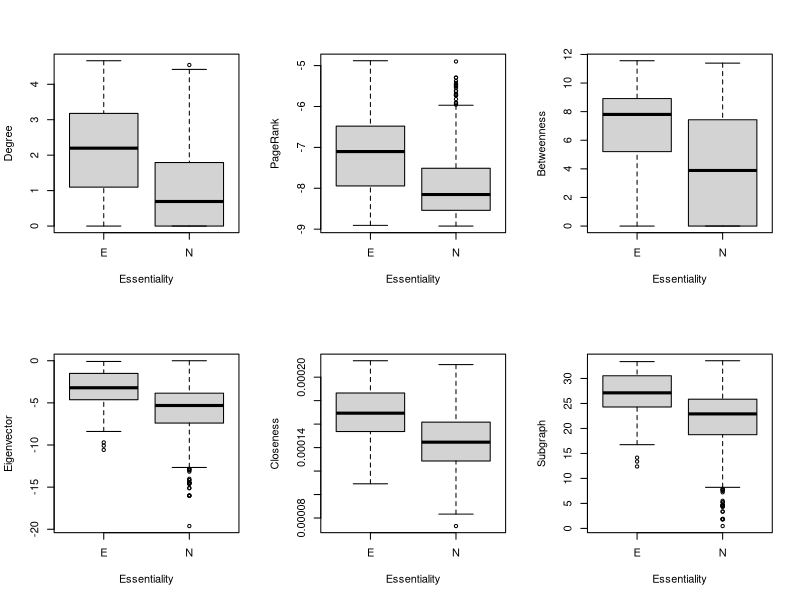
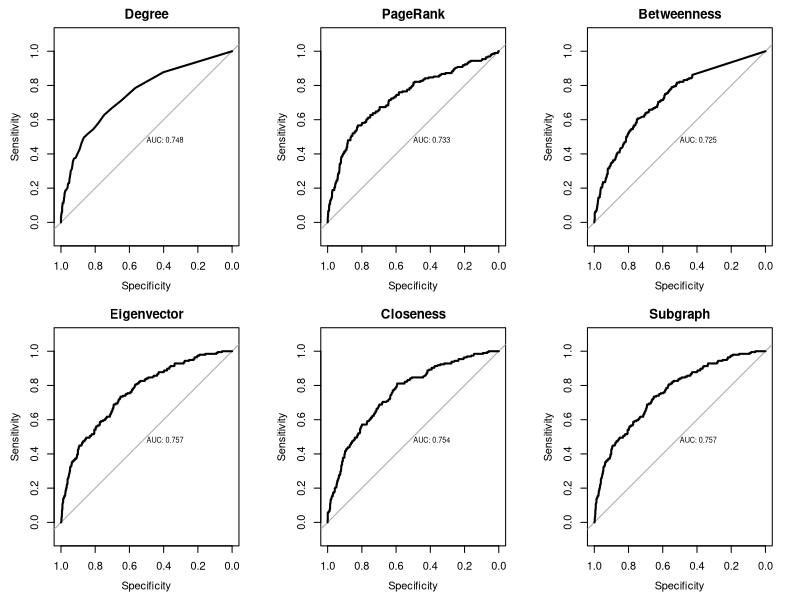

R code for these plots, in order:
## ---- chunk 1
library(igraph)
## ---- chunk 2
# エッジリストの読み込み
d <- read.table("../data/ecoli_ppi_Hu_etal_2009.txt")
# グラフオブジェクトの作成
g <- simplify(graph.data.frame(d,directed=F),remove.multiple=T,remove.loops=T)

# 最大連結成分の取得
cls <- clusters(g,"weak")
g <- delete.vertices(g,subset(V(g),cls$membership!=which(cls$csize==max(cls$csize))[[1]]))
## ---- chunk 3
# 次数中心性（degree centrality）
degree <- degree(g)
# 固有ベクトル中心性（eigenvector centraliry）
eigen <- evcent(g)$vector
# PageRank
page <- page.rank(g)$vector
# 近接中心性（closeness centrality）
closen <- closeness(g)
# 媒介中心性（betweenness centrality）
between <- betweenness(g)
# サブグラフ中心性（subgraph centrality）
subgraph <- subgraph.centrality(g)
## ---- chunk 4
# データフレームにまとめる
nprop <- data.frame(V(g)$name,degree,eigen,page,closen,between,subgraph)
names(nprop)[[1]] <- "gene"
## ---- chunk 5
ess <- read.table("../data/ecoli_proteins_essentiality_Baba2006MSB.txt",header=T)
# 必須（E），非必須（N），不明（u）
## ---- chunk 6
# 中心性指標のデータと必須性のデータをマージする
d <- merge(ess, nprop,by="gene")
# unknownの遺伝子を除外する。
d <- d[d$essential!="u",]
## ---- chunk 7
layout(matrix(1:6, ncol=3))
# 次数中心性（degree centrality）
boxplot(log(d$degree)~d$essential,xlab="Essentiality",ylab="Degree")
# 固有ベクトル中心性（eigenvector centraliry）
boxplot(log(d$eigen)~d$essential,xlab="Essentiality",ylab="Eigenvector")
# PageRank
boxplot(log(d$page)~d$essential,xlab="Essentiality",ylab="PageRank")
# 近接中心性（closeness centrality）
boxplot(d$closen~d$essential,xlab="Essentiality",ylab="Closeness")
# 媒介中心性（betweenness centrality）
boxplot(log(d$between+1)~d$essential,xlab="Essentiality",ylab="Betweenness")
# サブグラフ中心性（subgraph centrality）
boxplot(log(d$subgraph)~d$essential,xlab="Essentiality",ylab="Subgraph")
## ---- chunk 8
# 必須タンパク質の中心性指標
ess_nprop <- d[d$essential=="E",]
# 非必須タンパク質の中心性指標
noness_nprop <- d[d$essential=="N",]
## ---- chunk 9
cat("次数中心性（degree centrality）
    中央値　必須：",median(ess_nprop$degree),"非必須：",median(noness_nprop$degree),"\n")
wilcox.test(ess_nprop$degree,noness_nprop$degree)
## ---- chunk 10
cat("固有ベクトル中心性（eigenvector centraliry）
    中央値　必須：",median(ess_nprop$eigen),"非必須：",median(noness_nprop$eigen),"\n")
wilcox.test(ess_nprop$eigen,noness_nprop$eigen)

cat("PageRank
    中央値　必須：",median(ess_nprop$page),"非必須：",median(noness_nprop$page),"\n")
wilcox.test(ess_nprop$page,noness_nprop$page)

cat("近接中心性（closeness centrality）
    中央値　必須：",median(ess_nprop$closen),"非必須：",median(noness_nprop$closen),"\n")
wilcox.test(ess_nprop$closen,noness_nprop$closen)

cat("媒介中心性（betweenness centrality）
    中央値　必須：",median(ess_nprop$between),"非必須：",median(noness_nprop$between),"\n")
wilcox.test(ess_nprop$between,noness_nprop$between)

cat("サブグラフ中心性（subgraph centrality）
    中央値　必須：",median(ess_nprop$subgraph),"非必須：",median(noness_nprop$subgraph),"\n")
wilcox.test(ess_nprop$subgraph,noness_nprop$subgraph)
## ---- chunk 11
# 必須なら1，非必須なら0とする。
ess_score <- ifelse(d$essential == "E",1,0)
# ROCカーブを書くためのパッケージを読み込む
library(pROC)
## ---- chunk 12
layout(matrix(1:6, ncol=3))
# 次数中心性（degree centrality）
plot.roc(ess_score,d$degree,print.auc=T,main="Degree")
# 固有ベクトル中心性（eigenvector centraliry）
plot.roc(ess_score,d$eigen,print.auc=T,main="Eigenvector")
# PageRank
plot.roc(ess_score,d$page,print.auc=T,main="PageRank")
# 近接中心性（closeness centrality）
plot.roc(ess_score,d$closen,print.auc=T,main="Closeness")
# 媒介中心性（betweenness centrality）
plot.roc(ess_score,d$between,print.auc=T,main="Betweenness")
# サブグラフ中心性（Subgraph centrality）
plot.roc(ess_score,d$subgraph,print.auc=T,main="Subgraph")
